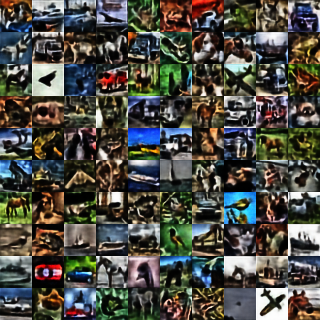
#> input picture sumof_img_gen4_4.png, 320 x 320 px
$ python -i histogram_equalization.py   (imports and definitions only)
#> lines starting #> are read from the running program, lines starting #| are printed output that depends on the picture
#> further down, picture is the input picture: shape (320, 320, 3); mean B, G, R 68.9, 76.3, 77.4
### LAB_luminance.py
import cv2
import numpy as np

"""
    written by wooram 2018.08. 17
"""


def to_Lab(img):
    return cv2.cvtColor(img, cv2.COLOR_RGB2LAB)


def median_filter(img):
    return cv2.medianBlur(img, 51)

def to_negative(img):
    return ~img

# [27 lines left out: function preprocessing, not called in this run]


"""
written by wooram 18.08.14

"""

### histogram_equalization.py


#contrast_limited_adaptive_histogram_equalization

import cv2
from LAB_luminance import *
"""
    written by wooram 2018.08. 17
"""


def preprocessing_hist(img):
    # [7 lines of commented-out code are left out]
    """
    if height % 20 != 0:
        height = height + (height %24)

    if width % 20 != 0:
        width = width + (width % 24)
    """
    #img= cv2.resize(img, (width, height))
    img = to_Lab(img)
    lumin, a, b = cv2.split(img)
    clahe = cv2.createCLAHE(clipLimit=3.0, tileGridSize=(2, 2))
    '''
    gridsize = [ (4,4) , (8, 8) , None ]
    '''
    lumin_prime = clahe.apply(lumin)
    img = cv2.merge((lumin_prime, a, b))
    #img_prime=to_negative(img)
    #lumin_prime, _, _ = cv2.split(img_prime)
    #img = cv2.merge((lumin_prime, a, b))
    img = cv2.cvtColor(img, cv2.COLOR_LAB2LRGB)

    return img

def preprocessing_hist_nagative(img):
    height, width = img.shape[:2]
#> height = 320; width = 320

    if height % 2 == 1:
        height = height +1

    if width % 2 == 1:
        width = width +1
    """
    if height % 20 != 0:
        height = height + (height %24)

    if width % 20 != 0:
        width = width + (width % 24)
    """
    img= cv2.resize(img, (width, height))
    img = to_Lab(img)
#> in to_Lab, `return cv2.cvtColor(img, cv2.COLOR_RGB2LAB)`: returned value: shape (320, 320, 3); mean of channels 0, 1, 2 78.9, 127.1, 126.8
    lumin, a, b = cv2.split(img)
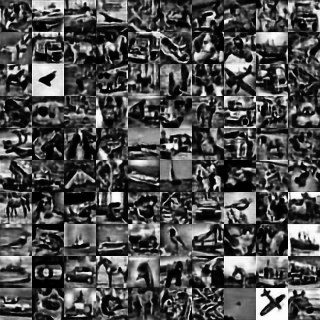
#> lumin: shape (320, 320); min 0, max 254, mean 78.9
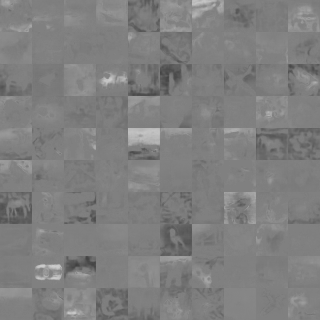
#> a: shape (320, 320); min 64, max 204, mean 127.1
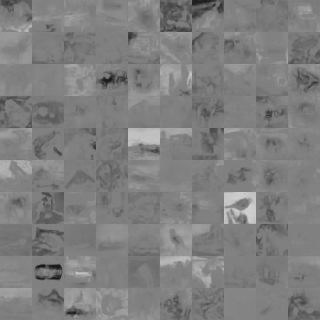
#> b: shape (320, 320); min 23, max 209, mean 126.8
    clahe = cv2.createCLAHE(clipLimit=3.0, tileGridSize=(8, 8))
    lumin_prime = clahe.apply(lumin)
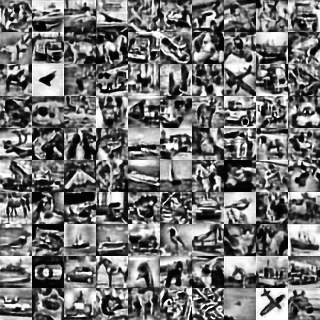
#> lumin_prime: shape (320, 320); min 0, max 255, mean 115.7
    img = cv2.merge((lumin_prime, a, b))
#> img: shape (320, 320, 3); mean of channels 0, 1, 2 115.7, 127.1, 126.8
    img_prime=to_negative(img)
#> in to_negative, `return ~img`:
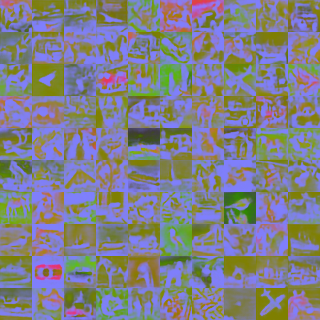
#> returned value: shape (320, 320, 3); mean of channels 0, 1, 2 139.3, 127.9, 128.2; drawn as B, G, R
    lumin_prime, _, _ = cv2.split(img_prime)
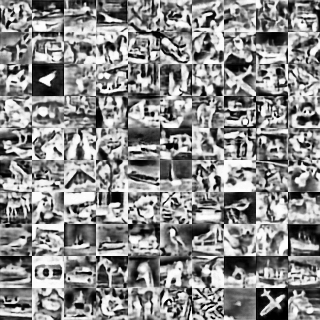
#> lumin_prime: shape (320, 320); min 0, max 255, mean 139.3
    img = cv2.merge((lumin_prime, a, b))
#> img: shape (320, 320, 3); mean of channels 0, 1, 2 139.3, 127.1, 126.8
    img = cv2.cvtColor(img, cv2.COLOR_LAB2LRGB)
#> img: shape (320, 320, 3); mean of channels 0, 1, 2 84.6, 88, 93.8

    return img

>>> import cv2
>>> picture = cv2.imread('sumof_img_gen4_4.png')
>>> result = preprocessing_hist_nagative(picture)

$ run again, on sumof_img_gen_16_16.png
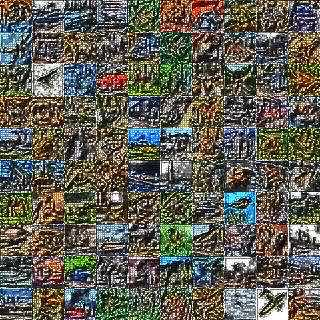
#> input picture sumof_img_gen_16_16.png, 320 x 320 px
#> picture is the input picture: shape (320, 320, 3); mean B, G, R 84.9, 96.9, 98
#> in to_negative, `return ~img`:
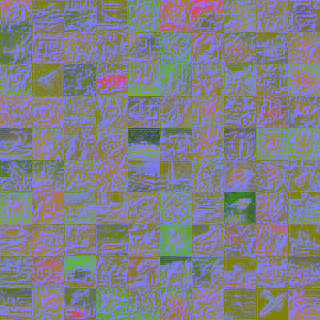
#> returned value: shape (320, 320, 3); mean of channels 0, 1, 2 128.6, 129.6, 128.9; drawn as B, G, R
#> in preprocessing_hist_nagative, `lumin_prime, _, _ = cv2.split(img_prime)`:
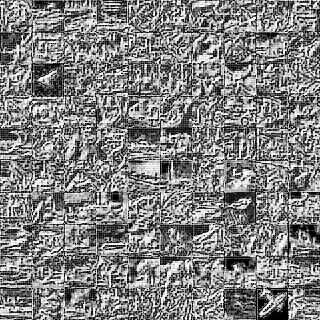
#> lumin_prime: shape (320, 320); min 0, max 255, mean 128.6
